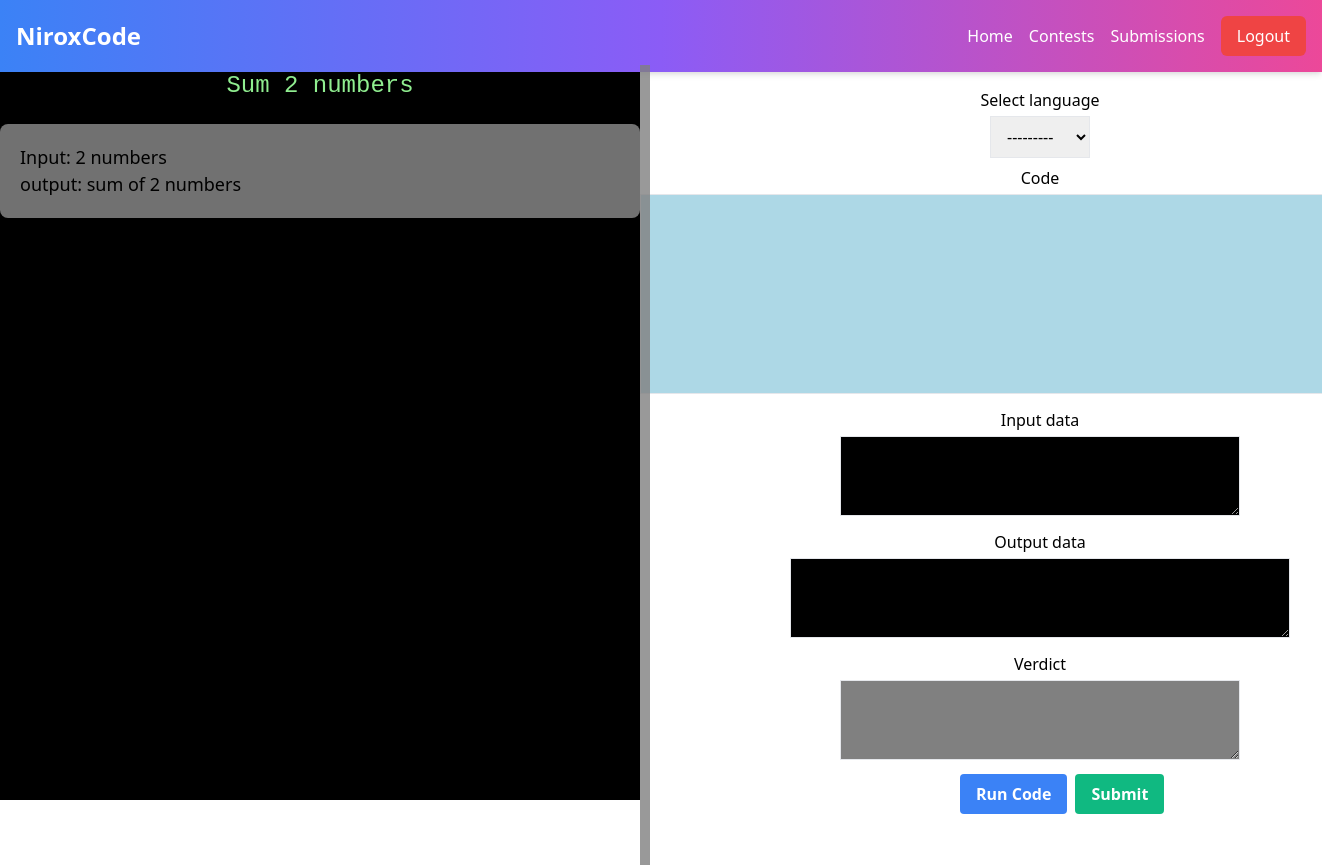
Screenshot of /home/all_problems/1/ (signed in) with the database file from the repository.
### home/models.py (models this page shows, shortened)
class Problem(models.Model):
    name=models.CharField(max_length=100)
    difficulty = models.CharField(
        max_length=10,
        blank=True,
        choices=[("Hard", "Hard"), ("Easy", "Easy"), ("Medium", "Medium")],
    )
    description=models.TextField()
    added_at=models.DateTimeField(auto_now_add=True)
    for_contest=models.BooleanField(default=False)
    has_image=models.BooleanField(default=False)
    image = models.ImageField(upload_to='media/images/', blank=True, null=True)

### home/views.py (the view)
# urls.py: path('all_problems/<int:problem_id>/', problem_desc, name='detail'),
@login_required
def problem_desc(request,problem_id):
    problem=Problem.objects.get(id=problem_id)
    submission_result=None
    if request.method == "POST":
        form = CodeRunnerForm(request.POST)
        action=request.POST.get('action')
        if form.is_valid():
            run = form.save(commit=False)
            if action=="run_code":
                op = run_code(run.language, run.code, run.input_data)
                run.output_data = op
                run.save()
                form = CodeRunnerForm(instance=run)
            elif action=="submit_code":
                submission_result = Submit(run.language, run.code, problem_id,request.user.id)
                run.verdict=submission_result
                run.save()
                form = CodeRunnerForm(instance=run)
    else:
        form = CodeRunnerForm()
    context = {
        'problem': problem,
        'form': form,
        'submission result':submission_result
    }
    return render(request, "problem.html", context)

### home/templates/problem.html (shortened to what this page needs)
<!DOCTYPE html>
<html lang="en">
<head>
    <link href="https://cdn.jsdelivr.net/npm/tailwindcss@2.2.19/dist/tailwind.min.css" rel="stylesheet">
</head>
<body>
    <div class="container">
        <nav class="bg-gradient-to-r from-blue-500 via-purple-500 to-pink-500 p-4 shadow-md w-full flex justify-between items-center fixed top-0 left-0 right-0">
            <div class="container mx-auto flex justify-between items-center">
                <a href="#" class="text-white text-2xl font-bold">NiroxCode</a>
                <div class="flex space-x-4">
                    <a href="/home/all_problems/" class="text-white hover:text-gray-200 transition duration-200">Home</a>
                    <a href="#" class="text-white hover:text-gray-200 transition duration-200">Contests</a>
                    <a href="/home/submissions/" class="text-white hover:text-gray-200 transition duration-200">Submissions</a>
                </div>
            </div>
            {% if user.is_authenticated %}
            <form method="post" action="{% url 'logout' %}" class="ml-4">
                <button type="submit" class="px-4 py-2 text-white bg-red-500 rounded-md hover:bg-red-600 transition duration-200">Logout</button>
            </form>
            {% endif %}
        </nav>
        <div class="panel black" id="black-panel">
            <br><br>
            <h1 class="problem-title">{{ problem.name }}</h1>
            <div class="details-box">
                {{ problem.description|linebreaksbr }}
            </div>
        </div>
        <div class="slider" id="slider"></div>
        <div class="panel white" id="white-panel">
            <br><br><br>
            <form method="post" class="mt-4 space-y-2">
                <div>
                    <h5 class="mb-1">Select language</h5>
                    {{ form.language }}
                </div>
                <div>
                    <h5 class="mb-1">Code</h5>
                    {{ form.code }}
                </div>
                <div>
                    <h5 class="mb-1">Input data</h5>
                    {{ form.input_data }}
                </div>
                <div>
                    <h5 class="mb-1">Output data</h5>
                    {{ form.output_data }}
                </div>
                <div>
                    <h5 class="mb-1">Verdict</h5>
                    {{ form.verdict }}
                </div>
                <div class="flex space-x-2 mt-4  ">
                    <button type="submit" name="action" value="run_code" class="bg-blue-500 hover:bg-blue-700 text-white font-bold py-2 px-4 ml-80  rounded transition duration-200">
                        Run Code
                    </button>
                    <button type="submit" name="action" value="submit_code" class="bg-green-500 hover:bg-green-700 text-white font-bold py-2 px-4 rounded transition duration-200">
                        Submit
                    </button>
                </div>
            </form>
        </div>
    </div>
</body>
</html>

### home/templates/problem.html (style rules this page uses)
body { margin: 0; padding: 0; height: 100vh; }
.container { display: flex; height: 100%; position: relative; }
.panel { flex: 1; transition: flex 0.3s ease; }
.black { background-color: black; overflow-y: auto; color: white; text-align: center; }
.white { background-color: white; color: black; text-align: center; }
.slider { position: absolute; top: 65px; bottom: 0; width: 10px; height: 100%; cursor: ew-resize; background-color: gray; z-index: 1; opacity: 0.8; transition: background-color 0.3s ease; }
.problem-title { font-family:'Courier New', Courier, monospace; font-size: 1.5rem; padding: 20px; color: lightgreen; text-align: center; }
.details-box { background-color: #f0f0f078; color: black; padding: 20px; border-radius: 8px; box-shadow: 0 4px 8px rgba(0, 0, 0, 0.2); text-align: left; font-size: large; }

### rows the page displays
Problem: name "Sum 2 numbers", description "Input: 2 numbers output: sum of 2 numbers"
